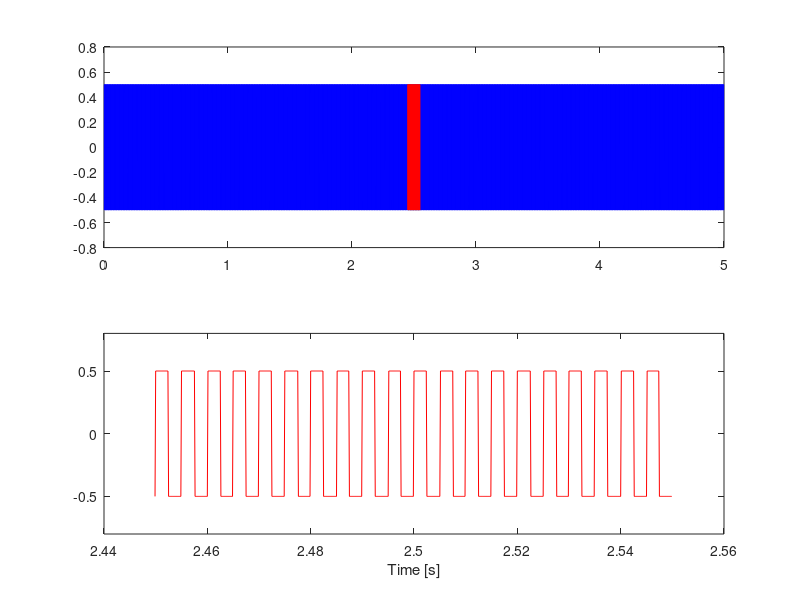

Here is the MATLAB script that generated this plot:
clear all
close all

f0 = 200;
Fs = 8000;
Tdur = 5.0;
T_win = 0.1;

dt = 1/Fs;
t = [0:dt:Tdur-dt];

x = sin(2*pi*f0*t);
x(x>=0) = 1/2;
x(x<0) = -1/2;
fname = ['rect_',num2str(f0),'Hz_',num2str(Tdur),'s.mp3']
sound(x,Fs);
audiowrite(fname, x, Fs);

nd = length(x);
itmid = round(nd/2);
iwinh = round(T_win*Fs/2);
subplot(2,1,1)
plot(t,x,'b-')
hold on
plot(t(itmid-iwinh:itmid+iwinh),x(itmid-iwinh:itmid+iwinh),'r-')
subplot(2,1,2)
plot(t(itmid-iwinh:itmid+iwinh),x(itmid-iwinh:itmid+iwinh),'r-')
ylim([-0.8 0.8])
xlabel('Time [s]')
fname = ['sin_',num2str(f0),'Hz_',num2str(Tdur),'s.png']
saveas(gcf, fname)
% end of file
